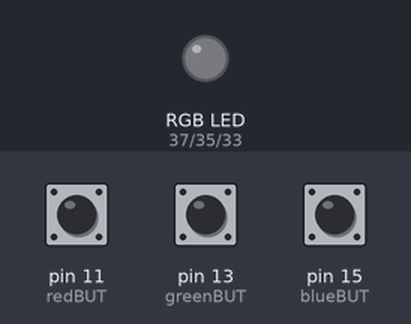
The program below on a simulated Raspberry Pi (header pin numbers). On the bench: an RGB LED mixed from three pins (HIGH = lit). The test bench sets the inputs (shaded band); at power-on: pin 11 (redBUT) HIGH, pin 13 (greenBUT) HIGH, pin 15 (blueBUT) HIGH.

Above: at 1.2 s.
1.3 s: pin 11 (redBUT) pulled LOW for 0.15 s
At 2.3 s:
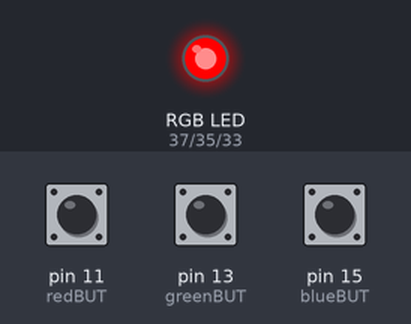
3.0 s: pin 13 (greenBUT) pulled LOW for 0.15 s
At 3.6 s:
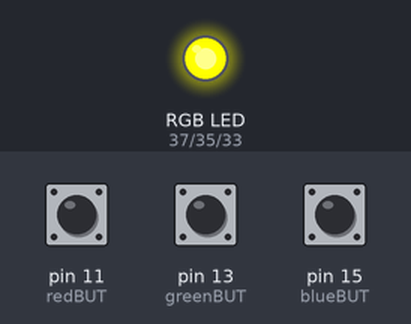
4.7 s: pin 15 (blueBUT) pulled LOW for 0.15 s
At 6.1 s:
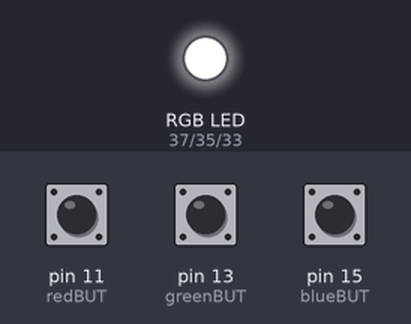
6.4 s: pin 11 (redBUT) pulled LOW for 1 s
At 8.0 s:
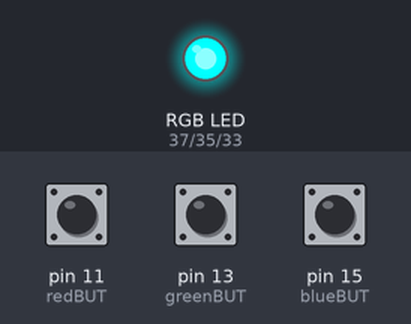
8.9 s: pin 13 (greenBUT) pulled LOW for 1 s
At 11.1 s:
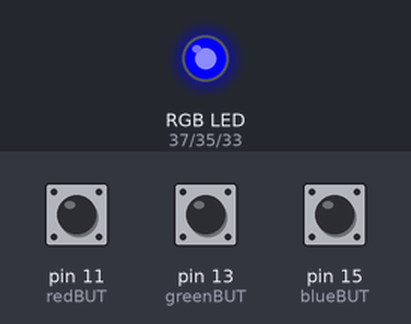
11.4 s: pin 11 (redBUT) pulled LOW for 0.15 s
At 12.4 s:
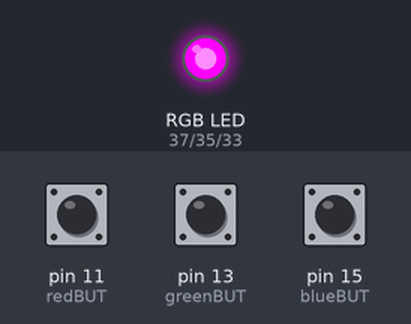
Timing chart, 0 to 14.1 s (numbered marks = the images above; inputs shaded):
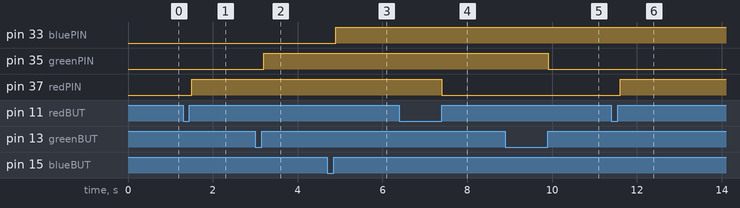

Measured:
- after the input at 1.3 s, pin 37 (redPIN): LOW → HIGH after 0.20 s
- after the input at 3.0 s, pin 35 (greenPIN): LOW → HIGH after 0.20 s
- after the input at 4.7 s, pin 33 (bluePIN): LOW → HIGH after 0.20 s
- after the input at 6.4 s, pin 37 (redPIN): HIGH → LOW after 1.0 s
- after the input at 8.9 s, pin 35 (greenPIN): HIGH → LOW after 1.0 s
- after the input at 11.4 s, pin 37 (redPIN): LOW → HIGH after 0.20 s

The program:

l12_rgb_push_buttons.py
```python
import RPi.GPIO as GPIO
from time import sleep
GPIO.setmode(GPIO.BOARD)
redPIN = 37
greenPIN = 35
bluePIN = 33

redState = 0
greenState= 0
blueState=0


redBUT = 11
greenBUT = 13
blueBUT = 15


redBUTstateOld= 1
greenBUTstateOld=1
blueBUTstateOld=1


GPIO.setup([redPIN , greenPIN , bluePIN] , GPIO.OUT)
GPIO.setup([redBUT , greenBUT , blueBUT] , GPIO.IN , pull_up_down = GPIO.PUD_UP)

try:
    while True:
        redBUTstate = GPIO.input(redBUT)
        greenBUTstate= GPIO.input(greenBUT)
        blueBUTstate = GPIO.input(blueBUT)

        if redBUTstate == 1 and redBUTstateOld == 0:
            redState = not redState

        if greenBUTstate == 1 and greenBUTstateOld == 0:
            greenState = not greenState

        if blueBUTstate == 1 and blueBUTstateOld == 0:
            blueState = not blueState

        redBUTstateOld = redBUTstate
        greenBUTstateOld = greenBUTstate
        blueBUTstateOld = blueBUTstate

        GPIO.output(redPIN, redState)
        GPIO.output(greenPIN, greenState)
        GPIO.output(bluePIN, blueState)
        sleep(0.1)


except KeyboardInterrupt :
    print("GPIO is free")
    GPIO.cleanup()

 
```
